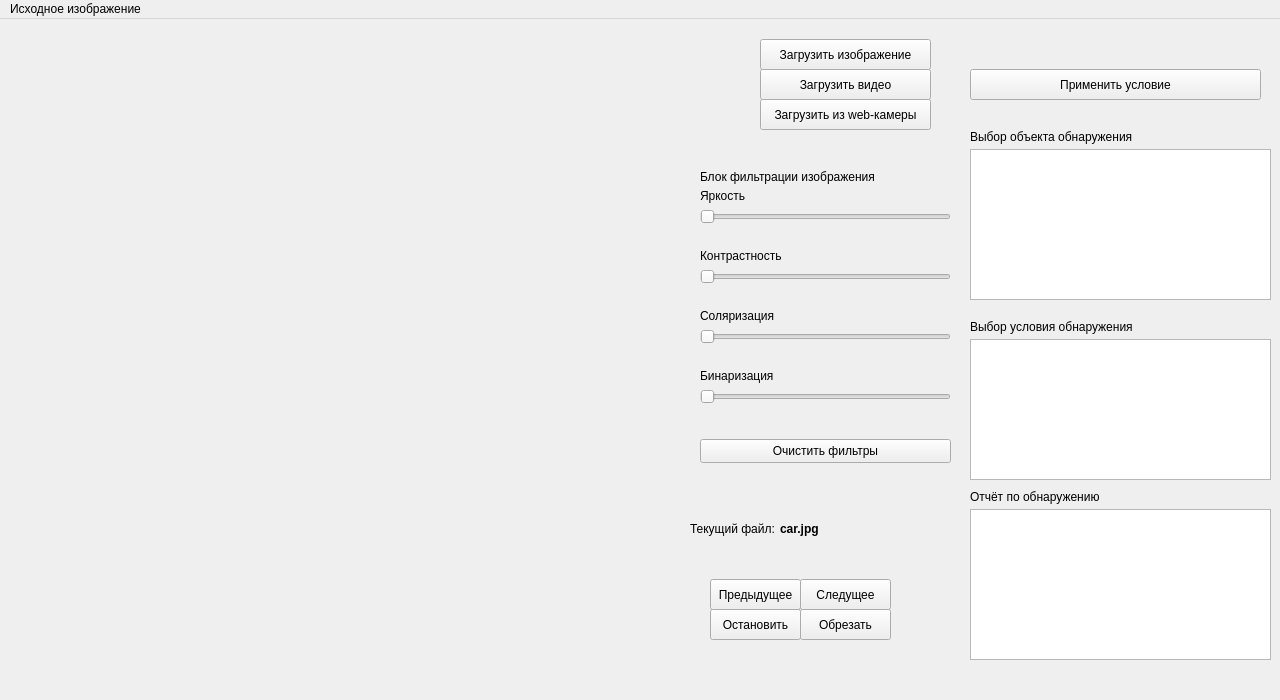
<?xml version="1.0" encoding="UTF-8"?>
<ui version="4.0">
 <class>MainWindow</class>
 <widget class="QMainWindow" name="MainWindow">
  <property name="geometry">
   <rect>
    <x>0</x>
    <y>0</y>
    <width>1280</width>
    <height>700</height>
   </rect>
  </property>
  <property name="minimumSize">
   <size>
    <width>980</width>
    <height>700</height>
   </size>
  </property>
  <property name="maximumSize">
   <size>
    <width>1280</width>
    <height>700</height>
   </size>
  </property>
  <property name="windowTitle">
   <string>MainWindow</string>
  </property>
  <widget class="QWidget" name="centralwidget">
   <widget class="QPushButton" name="loadImageButton">
    <property name="geometry">
     <rect>
      <x>760</x>
      <y>20</y>
      <width>171</width>
      <height>31</height>
     </rect>
    </property>
    <property name="text">
     <string>Загрузить изображение</string>
    </property>
   </widget>
   <widget class="QWidget" name="image_container" native="true">
    <property name="geometry">
     <rect>
      <x>10</x>
      <y>-1</y>
      <width>680</width>
      <height>680</height>
     </rect>
    </property>
    <property name="maximumSize">
     <size>
      <width>680</width>
      <height>680</height>
     </size>
    </property>
    <property name="mouseTracking">
     <bool>true</bool>
    </property>
    <layout class="QVBoxLayout" name="verticalLayout_2">
     <item>
      <widget class="QLabel" name="image">
       <property name="maximumSize">
        <size>
         <width>680</width>
         <height>680</height>
        </size>
       </property>
       <property name="text">
        <string/>
       </property>
       <property name="pixmap">
        <pixmap>no-image.png</pixmap>
       </property>
      </widget>
     </item>
    </layout>
   </widget>
   <widget class="QWidget" name="binary_slider_container" native="true">
    <property name="geometry">
     <rect>
      <x>700</x>
      <y>350</y>
      <width>251</width>
      <height>62</height>
     </rect>
    </property>
    <layout class="QFormLayout" name="formLayout">
     <item row="0" column="0">
      <widget class="QLabel" name="label_2">
       <property name="maximumSize">
        <size>
         <width>100</width>
         <height>30</height>
        </size>
       </property>
       <property name="text">
        <string>Бинаризация </string>
       </property>
      </widget>
     </item>
     <item row="1" column="0" colspan="2">
      <widget class="QSlider" name="binary_slider">
       <property name="orientation">
        <enum>Qt::Horizontal</enum>
       </property>
      </widget>
     </item>
    </layout>
   </widget>
   <widget class="QWidget" name="solarization_slider_container" native="true">
    <property name="geometry">
     <rect>
      <x>700</x>
      <y>290</y>
      <width>251</width>
      <height>62</height>
     </rect>
    </property>
    <layout class="QFormLayout" name="formLayout_2">
     <item row="1" column="0">
      <widget class="QLabel" name="label_3">
       <property name="maximumSize">
        <size>
         <width>100</width>
         <height>30</height>
        </size>
       </property>
       <property name="text">
        <string>Соляризация</string>
       </property>
      </widget>
     </item>
     <item row="2" column="0" colspan="2">
      <widget class="QSlider" name="solarization_slider">
       <property name="orientation">
        <enum>Qt::Horizontal</enum>
       </property>
      </widget>
     </item>
    </layout>
   </widget>
   <widget class="QWidget" name="contrast_slider_container" native="true">
    <property name="geometry">
     <rect>
      <x>700</x>
      <y>230</y>
      <width>251</width>
      <height>62</height>
     </rect>
    </property>
    <layout class="QFormLayout" name="formLayout_3">
     <item row="1" column="0">
      <widget class="QLabel" name="label_4">
       <property name="maximumSize">
        <size>
         <width>100</width>
         <height>30</height>
        </size>
       </property>
       <property name="text">
        <string>Контрастность</string>
       </property>
      </widget>
     </item>
     <item row="2" column="0" colspan="2">
      <widget class="QSlider" name="contrast_slider">
       <property name="orientation">
        <enum>Qt::Horizontal</enum>
       </property>
      </widget>
     </item>
    </layout>
   </widget>
   <widget class="QWidget" name="brightness_slider_container" native="true">
    <property name="geometry">
     <rect>
      <x>700</x>
      <y>170</y>
      <width>251</width>
      <height>62</height>
     </rect>
    </property>
    <layout class="QFormLayout" name="formLayout_4">
     <item row="2" column="0" colspan="2">
      <widget class="QSlider" name="brightness_slider">
       <property name="orientation">
        <enum>Qt::Horizontal</enum>
       </property>
      </widget>
     </item>
     <item row="1" column="0">
      <widget class="QLabel" name="label_5">
       <property name="maximumSize">
        <size>
         <width>100</width>
         <height>30</height>
        </size>
       </property>
       <property name="text">
        <string>Яркость</string>
       </property>
      </widget>
     </item>
    </layout>
   </widget>
   <widget class="QPushButton" name="loadVideoButton">
    <property name="geometry">
     <rect>
      <x>760</x>
      <y>50</y>
      <width>171</width>
      <height>31</height>
     </rect>
    </property>
    <property name="text">
     <string>Загрузить видео</string>
    </property>
   </widget>
   <widget class="QPushButton" name="stopVideoButton">
    <property name="geometry">
     <rect>
      <x>710</x>
      <y>590</y>
      <width>91</width>
      <height>31</height>
     </rect>
    </property>
    <property name="text">
     <string>Остановить</string>
    </property>
    <property name="flat">
     <bool>false</bool>
    </property>
   </widget>
   <widget class="QPushButton" name="crop">
    <property name="geometry">
     <rect>
      <x>800</x>
      <y>590</y>
      <width>91</width>
      <height>31</height>
     </rect>
    </property>
    <property name="text">
     <string>Обрезать</string>
    </property>
    <property name="flat">
     <bool>false</bool>
    </property>
   </widget>
   <widget class="QPushButton" name="clear_filters">
    <property name="geometry">
     <rect>
      <x>700</x>
      <y>420</y>
      <width>251</width>
      <height>24</height>
     </rect>
    </property>
    <property name="text">
     <string>Очистить фильтры</string>
    </property>
   </widget>
   <widget class="QPushButton" name="next">
    <property name="geometry">
     <rect>
      <x>800</x>
      <y>560</y>
      <width>91</width>
      <height>31</height>
     </rect>
    </property>
    <property name="text">
     <string>Следущее</string>
    </property>
    <property name="flat">
     <bool>false</bool>
    </property>
   </widget>
   <widget class="QPushButton" name="prev">
    <property name="geometry">
     <rect>
      <x>710</x>
      <y>560</y>
      <width>91</width>
      <height>31</height>
     </rect>
    </property>
    <property name="text">
     <string>Предыдущее</string>
    </property>
    <property name="flat">
     <bool>false</bool>
    </property>
   </widget>
   <widget class="QTableWidget" name="tableWidget_2">
    <property name="geometry">
     <rect>
      <x>970</x>
      <y>320</y>
      <width>301</width>
      <height>141</height>
     </rect>
    </property>
   </widget>
   <widget class="QTableWidget" name="tableWidget">
    <property name="geometry">
     <rect>
      <x>970</x>
      <y>130</y>
      <width>301</width>
      <height>151</height>
     </rect>
    </property>
   </widget>
   <widget class="QPushButton" name="webcamera">
    <property name="geometry">
     <rect>
      <x>760</x>
      <y>80</y>
      <width>171</width>
      <height>31</height>
     </rect>
    </property>
    <property name="text">
     <string>Загрузить из web-камеры</string>
    </property>
   </widget>
   <widget class="QTableWidget" name="tableWidget_3">
    <property name="geometry">
     <rect>
      <x>970</x>
      <y>490</y>
      <width>301</width>
      <height>151</height>
     </rect>
    </property>
   </widget>
   <widget class="QPushButton" name="refresh_image">
    <property name="geometry">
     <rect>
      <x>970</x>
      <y>50</y>
      <width>291</width>
      <height>31</height>
     </rect>
    </property>
    <property name="text">
     <string>Применить условие</string>
    </property>
   </widget>
   <widget class="QLabel" name="label_6">
    <property name="geometry">
     <rect>
      <x>970</x>
      <y>110</y>
      <width>221</width>
      <height>16</height>
     </rect>
    </property>
    <property name="text">
     <string>Выбор объекта обнаружения</string>
    </property>
   </widget>
   <widget class="QLabel" name="label_7">
    <property name="geometry">
     <rect>
      <x>970</x>
      <y>300</y>
      <width>221</width>
      <height>16</height>
     </rect>
    </property>
    <property name="text">
     <string>Выбор условия обнаружения</string>
    </property>
   </widget>
   <widget class="QLabel" name="label_8">
    <property name="geometry">
     <rect>
      <x>970</x>
      <y>470</y>
      <width>221</width>
      <height>16</height>
     </rect>
    </property>
    <property name="text">
     <string>Отчёт по обнаружению</string>
    </property>
   </widget>
   <widget class="QLabel" name="label_9">
    <property name="geometry">
     <rect>
      <x>700</x>
      <y>150</y>
      <width>231</width>
      <height>16</height>
     </rect>
    </property>
    <property name="text">
     <string>Блок фильтрации изображения</string>
    </property>
   </widget>
   <widget class="QLabel" name="current_file_prefix">
    <property name="geometry">
     <rect>
      <x>690</x>
      <y>500</y>
      <width>91</width>
      <height>20</height>
     </rect>
    </property>
    <property name="text">
     <string>Текущий файл:</string>
    </property>
    <property name="alignment">
     <set>Qt::AlignLeading|Qt::AlignLeft|Qt::AlignVCenter</set>
    </property>
   </widget>
   <widget class="QLabel" name="current_file">
    <property name="geometry">
     <rect>
      <x>780</x>
      <y>500</y>
      <width>191</width>
      <height>20</height>
     </rect>
    </property>
    <property name="styleSheet">
     <string notr="true">font-weight: bold;font-size: 9pt;</string>
    </property>
    <property name="text">
     <string>car.jpg</string>
    </property>
    <property name="alignment">
     <set>Qt::AlignLeading|Qt::AlignLeft|Qt::AlignVCenter</set>
    </property>
   </widget>
  </widget>
  <widget class="QMenuBar" name="menubar">
   <property name="geometry">
    <rect>
     <x>0</x>
     <y>0</y>
     <width>1280</width>
     <height>22</height>
    </rect>
   </property>
   <widget class="QMenu" name="menu">
    <property name="title">
     <string>Исходное изображение</string>
    </property>
   </widget>
   <addaction name="menu"/>
  </widget>
 </widget>
 <resources/>
 <connections/>
</ui>
